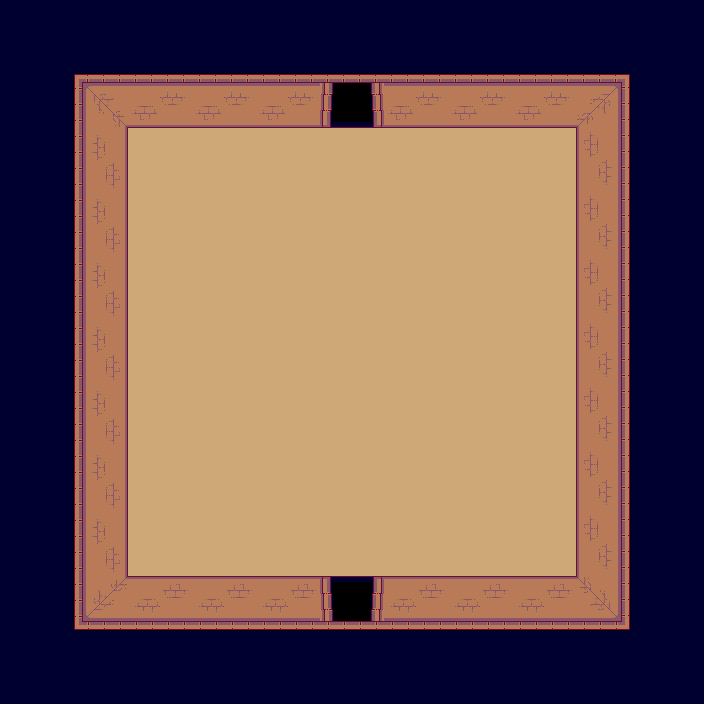

This is a level from a 2D game, rendered from its Tiled map with the project's own tilesets. A one-line summary and the complete map file follow:
An orthogonal 11x11 tile map with 64x64 px tiles, 2 tile layers (background, collision) and 3 objects (2x door, hero).

<map version="1.0" tiledversion="1.0.3" orientation="orthogonal" renderorder="right-down" width="11" height="11" tilewidth="64" tileheight="64" nextobjectid="4">
 <tileset firstgid="1" name="tileset" tilewidth="64" tileheight="64" tilecount="16" columns="4">
  <image source="../images/tileset.png" width="256" height="256" />
 </tileset>
 <layer name="background" width="11" height="11">
  <data>
   <tile gid="0" />
   <tile gid="0" />
   <tile gid="0" />
   <tile gid="0" />
   <tile gid="0" />
   <tile gid="0" />
   <tile gid="0" />
   <tile gid="0" />
   <tile gid="0" />
   <tile gid="0" />
   <tile gid="0" />
   <tile gid="0" />
   <tile gid="0" />
   <tile gid="0" />
   <tile gid="0" />
   <tile gid="0" />
   <tile gid="16" />
   <tile gid="0" />
   <tile gid="0" />
   <tile gid="0" />
   <tile gid="0" />
   <tile gid="0" />
   <tile gid="0" />
   <tile gid="0" />
   <tile gid="6" />
   <tile gid="6" />
   <tile gid="6" />
   <tile gid="6" />
   <tile gid="6" />
   <tile gid="6" />
   <tile gid="6" />
   <tile gid="0" />
   <tile gid="0" />
   <tile gid="0" />
   <tile gid="0" />
   <tile gid="6" />
   <tile gid="6" />
   <tile gid="6" />
   <tile gid="6" />
   <tile gid="6" />
   <tile gid="6" />
   <tile gid="6" />
   <tile gid="0" />
   <tile gid="0" />
   <tile gid="0" />
   <tile gid="0" />
   <tile gid="6" />
   <tile gid="6" />
   <tile gid="6" />
   <tile gid="6" />
   <tile gid="6" />
   <tile gid="6" />
   <tile gid="6" />
   <tile gid="0" />
   <tile gid="0" />
   <tile gid="0" />
   <tile gid="0" />
   <tile gid="6" />
   <tile gid="6" />
   <tile gid="6" />
   <tile gid="6" />
   <tile gid="6" />
   <tile gid="6" />
   <tile gid="6" />
   <tile gid="0" />
   <tile gid="0" />
   <tile gid="0" />
   <tile gid="0" />
   <tile gid="6" />
   <tile gid="6" />
   <tile gid="6" />
   <tile gid="6" />
   <tile gid="6" />
   <tile gid="6" />
   <tile gid="6" />
   <tile gid="0" />
   <tile gid="0" />
   <tile gid="0" />
   <tile gid="0" />
   <tile gid="6" />
   <tile gid="6" />
   <tile gid="6" />
   <tile gid="6" />
   <tile gid="6" />
   <tile gid="6" />
   <tile gid="6" />
   <tile gid="0" />
   <tile gid="0" />
   <tile gid="0" />
   <tile gid="0" />
   <tile gid="6" />
   <tile gid="6" />
   <tile gid="6" />
   <tile gid="6" />
   <tile gid="6" />
   <tile gid="6" />
   <tile gid="6" />
   <tile gid="0" />
   <tile gid="0" />
   <tile gid="0" />
   <tile gid="0" />
   <tile gid="0" />
   <tile gid="0" />
   <tile gid="0" />
   <tile gid="14" />
   <tile gid="0" />
   <tile gid="0" />
   <tile gid="0" />
   <tile gid="0" />
   <tile gid="0" />
   <tile gid="0" />
   <tile gid="0" />
   <tile gid="0" />
   <tile gid="0" />
   <tile gid="0" />
   <tile gid="0" />
   <tile gid="0" />
   <tile gid="0" />
   <tile gid="0" />
   <tile gid="0" />
   <tile gid="0" />
  </data>
 </layer>
 <layer name="collision" width="11" height="11">
  <properties>
   <property name="collision" value="true" />
  </properties>
  <data>
   <tile gid="4" />
   <tile gid="4" />
   <tile gid="4" />
   <tile gid="4" />
   <tile gid="4" />
   <tile gid="4" />
   <tile gid="4" />
   <tile gid="4" />
   <tile gid="4" />
   <tile gid="4" />
   <tile gid="4" />
   <tile gid="4" />
   <tile gid="1" />
   <tile gid="2" />
   <tile gid="2" />
   <tile gid="2" />
   <tile gid="0" />
   <tile gid="2" />
   <tile gid="2" />
   <tile gid="2" />
   <tile gid="3" />
   <tile gid="4" />
   <tile gid="4" />
   <tile gid="5" />
   <tile gid="0" />
   <tile gid="0" />
   <tile gid="0" />
   <tile gid="0" />
   <tile gid="0" />
   <tile gid="0" />
   <tile gid="0" />
   <tile gid="7" />
   <tile gid="4" />
   <tile gid="4" />
   <tile gid="5" />
   <tile gid="0" />
   <tile gid="0" />
   <tile gid="0" />
   <tile gid="0" />
   <tile gid="0" />
   <tile gid="0" />
   <tile gid="0" />
   <tile gid="7" />
   <tile gid="4" />
   <tile gid="4" />
   <tile gid="5" />
   <tile gid="0" />
   <tile gid="0" />
   <tile gid="0" />
   <tile gid="0" />
   <tile gid="0" />
   <tile gid="0" />
   <tile gid="0" />
   <tile gid="7" />
   <tile gid="4" />
   <tile gid="4" />
   <tile gid="5" />
   <tile gid="0" />
   <tile gid="0" />
   <tile gid="0" />
   <tile gid="0" />
   <tile gid="0" />
   <tile gid="0" />
   <tile gid="0" />
   <tile gid="7" />
   <tile gid="4" />
   <tile gid="4" />
   <tile gid="5" />
   <tile gid="0" />
   <tile gid="0" />
   <tile gid="0" />
   <tile gid="0" />
   <tile gid="0" />
   <tile gid="0" />
   <tile gid="0" />
   <tile gid="7" />
   <tile gid="4" />
   <tile gid="4" />
   <tile gid="5" />
   <tile gid="0" />
   <tile gid="0" />
   <tile gid="0" />
   <tile gid="0" />
   <tile gid="0" />
   <tile gid="0" />
   <tile gid="0" />
   <tile gid="7" />
   <tile gid="4" />
   <tile gid="4" />
   <tile gid="5" />
   <tile gid="0" />
   <tile gid="0" />
   <tile gid="0" />
   <tile gid="0" />
   <tile gid="0" />
   <tile gid="0" />
   <tile gid="0" />
   <tile gid="7" />
   <tile gid="4" />
   <tile gid="4" />
   <tile gid="9" />
   <tile gid="10" />
   <tile gid="10" />
   <tile gid="10" />
   <tile gid="0" />
   <tile gid="10" />
   <tile gid="10" />
   <tile gid="10" />
   <tile gid="11" />
   <tile gid="4" />
   <tile gid="4" />
   <tile gid="4" />
   <tile gid="4" />
   <tile gid="4" />
   <tile gid="4" />
   <tile gid="4" />
   <tile gid="4" />
   <tile gid="4" />
   <tile gid="4" />
   <tile gid="4" />
   <tile gid="4" />
  </data>
 </layer>
 <objectgroup name="objects">
  <object id="1" name="door_N" type="door" x="320" y="64" width="64" height="64">
   <properties>
    <property name="direction" value="N" />
    <property name="group" value="doors" />
    <property name="texture" value="" />
   </properties>
  </object>
  <object id="2" name="hero" type="hero" x="331" y="332" width="40" height="40">
   <properties>
    <property name="group" value="heroes" />
    <property name="texture" value="hero_spritesheet" />
    <property name="walking_speed" value="150" />
   </properties>
  </object>
  <object id="3" name="door_S" type="door" x="321" y="576" width="64" height="64">
   <properties>
    <property name="direction" value="S" />
    <property name="group" value="doors" />
    <property name="texture" value="" />
   </properties>
  </object>
 </objectgroup>
</map>
